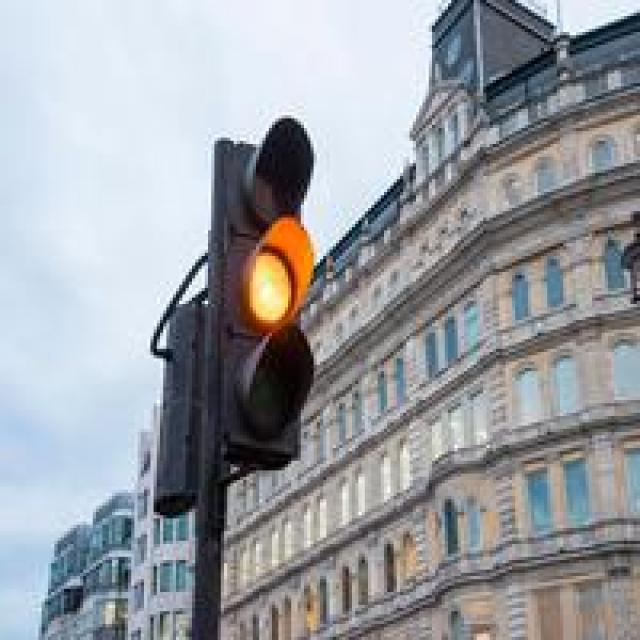
#> input picture Training Traffic/dataset/Look shape/test.jpg, 640 x 640 px, found by its file name
$ python test.py
#> lines starting #> are read from the running program, lines starting #| are printed output that depends on the picture; after the words box and inside, x2 and y2 are one past the last pixel; in counts of white or black regions, pixels touching at a corner belong together
import cv2

# 🔧 設定你的檔案
image_path = r"E:\Final project test\model\Training Traffic\dataset\test.jpg"
label_path = r"E:\Final project test\model\Training Traffic\dataset\test.txt"

# class名稱（照你的改）
class_names = ["green", "red", "traffic", "yellow"]

# 讀圖片
img = cv2.imread(image_path)
#> img is the input picture: shape (640, 640, 3); mean B, G, R 163.4, 158, 154.4
h, w, _ = img.shape
#> h = 640; w = 640

# 讀 label
with open(label_path, "r") as f:
#> (reads Training Traffic/dataset/Look shape/test.txt from the repository)
    lines = f.readlines()

for line in lines:
    data = line.strip().split()

    cls = int(data[0])
    x = float(data[1])
    y = float(data[2])
    bw = float(data[3])
    bh = float(data[4])

    # 🔥 轉成 pixel
    x1 = int((x - bw/2) * w)
    y1 = int((y - bh/2) * h)
    x2 = int((x + bw/2) * w)
    y2 = int((y + bh/2) * h)

    # 畫框
    cv2.rectangle(img, (x1, y1), (x2, y2), (0, 255, 0), 2)

    # 顯示文字
    label = class_names[cls]
    cv2.putText(img, label, (x1, y1-10),
                cv2.FONT_HERSHEY_SIMPLEX, 0.7, (0,255,0), 2)
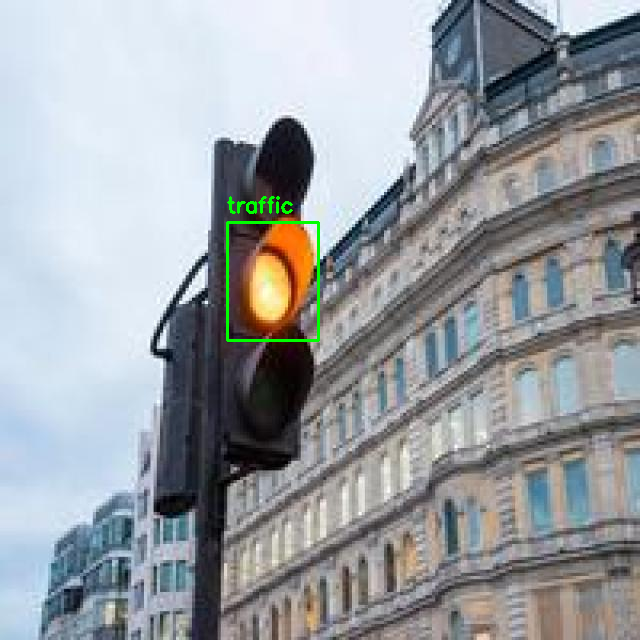
#> img: shape (640, 640, 3); 0.42% of pixels changed, all inside (x1, y1, x2, y2) = (226, 196, 320, 342)

# 顯示
cv2.imshow("Result", img)
cv2.waitKey(0)
cv2.destroyAllWindows()
